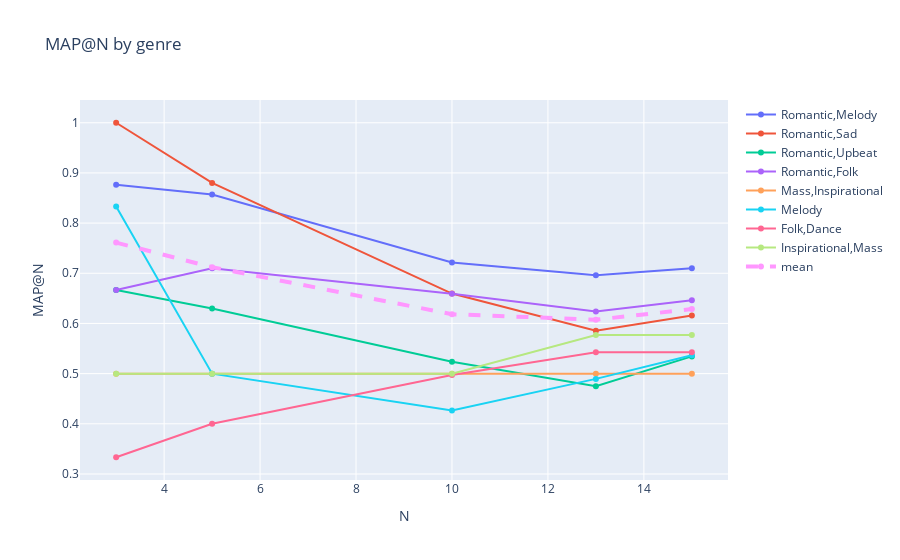

Here is the notebook cell this chart was saved with:
### Markdown cell above
### Step 11: Compute mAP@N for each genre and for the whole dataset

### Code cell
numeric_columns = [f'@{N}' for N in N_range]

mAP_by_genre = df.groupby('genre')[numeric_columns].mean()
mAP_dataset = df[numeric_columns].mean().to_frame().rename(columns={0: 'mAP'})

print('Mean average precision for each genre: ')
print(mAP_by_genre)
print('Mean average precision for entire dataset: ')
print(mAP_dataset)

fig = go.Figure()
for genre in df['genre'].unique():
    fig.add_trace(go.Scatter(y=mAP_by_genre.loc[genre], x=N_range, mode='lines+markers', name=genre))
fig.add_trace(go.Scatter(y=mAP_dataset['mAP'], x=N_range, mode='lines+markers', name='mean', line=dict(width=4, dash='dash')))

fig.update_layout(title='MAP@N by genre', xaxis_title='N', yaxis_title='MAP@N')
fig.show()

### Figure 1 — Plotly figure (JSON) as saved in the notebook; plotly's stock layout.template omitted (floating-point values rounded to 4 significant figures)
{"data": [{"mode": "lines+markers", "name": "Romantic,Melody", "type": "scatter", "x": [3, 5, 10, 13, 15], "y": [0.8765, 0.857, 0.7216, 0.696, 0.71]}, {"mode": "lines+markers", "name": "Romantic,Sad", "type": "scatter", "x": [3, 5, 10, 13, 15], "y": [1, 0.88, 0.6595, 0.5856, 0.616]}, {"mode": "lines+markers", "name": "Romantic,Upbeat", "type": "scatter", "x": [3, 5, 10, 13, 15], "y": [0.6667, 0.63, 0.5237, 0.4747, 0.5343]}, {"mode": "lines+markers", "name": "Romantic,Folk", "type": "scatter", "x": [3, 5, 10, 13, 15], "y": [0.6667, 0.71, 0.6592, 0.6239, 0.6465]}, {"mode": "lines+markers", "name": "Mass,Inspirational", "type": "scatter", "x": [3, 5, 10, 13, 15], "y": [0.5, 0.5, 0.5, 0.5, 0.5]}, {"mode": "lines+markers", "name": "Melody", "type": "scatter", "x": [3, 5, 10, 13, 15], "y": [0.8333, 0.5, 0.4266, 0.4895, 0.5364]}, {"mode": "lines+markers", "name": "Folk,Dance", "type": "scatter", "x": [3, 5, 10, 13, 15], "y": [0.3333, 0.4, 0.4972, 0.5427, 0.5427]}, {"mode": "lines+markers", "name": "Inspirational,Mass", "type": "scatter", "x": [3, 5, 10, 13, 15], "y": [0.5, 0.5, 0.5, 0.5769, 0.5769]}, {"line": {"dash": "dash", "width": 4}, "mode": "lines+markers", "name": "mean", "type": "scatter", "x": [3, 5, 10, 13, 15], "y": [0.7611, 0.7122, 0.6184, 0.6075, 0.6286]}], "layout": {"title": {"text": "MAP@N by genre"}, "xaxis": {"title": {"text": "N"}}, "yaxis": {"title": {"text": "MAP@N"}}}}
